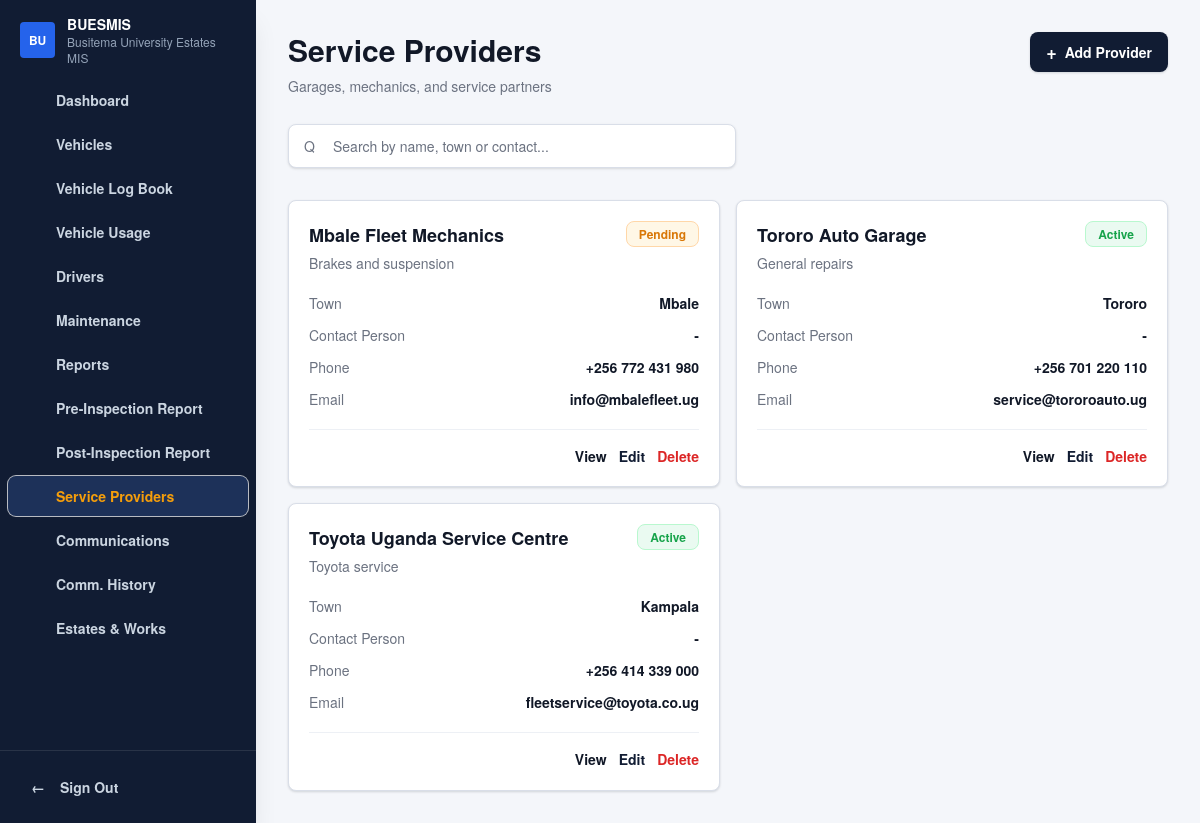
/modules/service-providers/index.php, run on the app's committed database.
### tables this page shows
CREATE TABLE `service_providers` (
  `id` int(10) UNSIGNED NOT NULL,
  `name` varchar(150) NOT NULL,
  `town` varchar(100) DEFAULT NULL,
  `contact_person` varchar(120) DEFAULT NULL,
  `phone` varchar(30) DEFAULT NULL,
  `email` varchar(150) DEFAULT NULL,
  `specialty` varchar(150) DEFAULT NULL,
  `status` enum('active','pending','inactive') NOT NULL DEFAULT 'active',
  `created_at` timestamp NOT NULL DEFAULT current_timestamp(),
  `updated_at` timestamp NULL DEFAULT NULL ON UPDATE current_timestamp()
);

### handlers/provider.php (called while the page is built, shortened)
<?php
require_once __DIR__ . '/../config/database.php';
function providerHandlerUrl(): string
{
    return '/fleet-system/handlers/provider.php';
}
function providerPullFlash(): ?array
{
    if (!isset($_SESSION['provider_flash']) || !is_array($_SESSION['provider_flash'])) {
        return null;
    }
    $flash = $_SESSION['provider_flash'];
    return $flash;
}
function providerNormalizeStatus(string $status): string
{
    return ucfirst($status);
}
function providerFetchPageData(): array
{
    $flash = providerPullFlash();
    $notification = $flash['notification'] ?? null;
    $formData = $flash['form_data'] ?? [];
    $openModal = (bool) ($flash['open_modal'] ?? false);
    $formMode = $flash['form_mode'] ?? 'create';
    $providers = [];
    try {
        $statement = fleetDb()->query(
            'SELECT
                id,
                name,
                town,
                contact_person,
                phone,
                email,
                specialty,
                status
            FROM service_providers
            ORDER BY name ASC, id ASC'
        );
        foreach ($statement->fetchAll() as $row) {
            $providers[] = [
                'id' => (int) $row['id'],
                'name_raw' => $row['name'],
                'town_raw' => $row['town'] ?? '',
                'contact_person_raw' => $row['contact_person'] ?? '',
                'phone_raw' => $row['phone'] ?? '',
                'email_raw' => $row['email'] ?? '',
                'specialty_raw' => $row['specialty'] ?? '',
                'status_raw' => $row['status'],
                'name' => $row['name'],
                'town' => $row['town'] ?: '-',
                'contact_person' => $row['contact_person'] ?: '-',
                'contact' => $row['phone'] ?: '-',
                'email' => $row['email'] ?: '-',
                'specialty' => $row['specialty'] ?: 'General service support',
                'status' => providerNormalizeStatus((string) $row['status']),
            ];
        }
    } catch (Throwable $exception) {
        $notification = [
            'type' => 'error',
            'title' => 'Unable to load service providers',
            'message' => 'The service providers could not be loaded from the database right now.',
        ];
    }
    return [
        'providers' => $providers,
        'hasProviders' => count($providers) > 0,
        'providerNotification' => $notification,
        'providerFormData' => $formData,
        'shouldOpenProviderModal' => $openModal,
        'providerFormMode' => $formMode,
        'providerFormAction' => providerHandlerUrl(),
    ];
}

### config/database.php (called while the page is built, shortened)
<?php
$dbHost = getenv('FLEET_DB_HOST') ?: '127.0.0.1';
$dbPort = getenv('FLEET_DB_PORT') ?: '3306';
$dbName = getenv('FLEET_DB_NAME') ?: 'fleet_system';
$dbUser = getenv('FLEET_DB_USER') ?: 'root';
$dbPass = getenv('FLEET_DB_PASS') ?: '';
$dsn = sprintf(
    'mysql:host=%s;port=%s;dbname=%s;charset=utf8mb4',
    $dbHost,
    $dbPort,
    $dbName
);
try {
    $pdo = new PDO($dsn, $dbUser, $dbPass, [
        PDO::ATTR_ERRMODE => PDO::ERRMODE_EXCEPTION,
        PDO::ATTR_DEFAULT_FETCH_MODE => PDO::FETCH_ASSOC,
        PDO::ATTR_EMULATE_PREPARES => false,
    ]);
} catch (PDOException $e) {
    http_response_code(500);
    die('Database connection failed. Please confirm MySQL is running and the fleet_system database exists.');
}
function fleetDb(): PDO
{
    global $pdo;
    return $pdo;
}

### modules/service-providers/index.php (the view, shortened to what this page needs)
<?php
require_once __DIR__ . '/../../handlers/provider.php';
extract(providerFetchPageData());
include __DIR__ . '/../../includes/header.php';
include __DIR__ . '/../../includes/sidebar.php';
?>
<main class="min-h-screen lg:pl-64">
    <div class="mx-auto max-w-[1320px] px-4 py-8 sm:px-6 lg:px-8">
        <div class="mb-7 flex flex-col gap-4 lg:flex-row lg:items-start lg:justify-between">
            <div>
                <h1 class="text-2xl font-extrabold tracking-normal text-fleet-ink sm:text-3xl">Service Providers</h1>
                <p class="mt-2 text-sm text-fleet-muted">Garages, mechanics, and service partners</p>
            </div>
            <div class="flex flex-wrap items-center gap-3">
                <button type="button" data-open-provider-modal class="inline-flex h-10 items-center gap-2 rounded-lg bg-fleet-sidebar px-4 text-sm font-semibold text-white shadow-fleet-card hover:bg-fleet-sidebar-active">
                    <span class="text-lg leading-none">+</span>
                    <span>Add Provider</span>
                </button>
            </div>
        </div>
        <section class="<?= $hasProviders ? 'block' : 'hidden'; ?> mb-8">
            <div class="max-w-md">
                <label class="relative block">
                    <span class="pointer-events-none absolute left-4 top-1/2 -translate-y-1/2 text-fleet-muted">Q</span>
                    <input id="provider-search" type="search" class="h-11 w-full rounded-lg border border-fleet-line bg-fleet-surface py-2 pl-11 pr-4 text-sm text-fleet-ink shadow-sm outline-none transition placeholder:text-fleet-muted focus:border-fleet-primary focus:ring-4 focus:ring-blue-100" placeholder="Search by name, town or contact...">
                </label>
            </div>
        </section>
        <section class="<?= $hasProviders ? 'grid' : 'hidden'; ?> gap-4 md:grid-cols-2 xl:grid-cols-3" data-provider-list>
            <?php foreach ($providers as $provider): ?>
                <article
                    class="provider-card interactive-card rounded-lg border border-fleet-line bg-fleet-surface p-5 shadow-fleet-card"
                    data-search="<?= htmlspecialchars(strtolower(implode(' ', [$provider['name'], $provider['town'], $provider['contact_person'], $provider['contact'], $provider['email'], $provider['specialty'], $provider['status']])), ENT_QUOTES, 'UTF-8'); ?>"
                    data-provider-id="<?= htmlspecialchars((string) $provider['id'], ENT_QUOTES, 'UTF-8'); ?>"
                    data-name="<?= htmlspecialchars($provider['name_raw'], ENT_QUOTES, 'UTF-8'); ?>"
                    data-town="<?= htmlspecialchars($provider['town_raw'], ENT_QUOTES, 'UTF-8'); ?>"
                    data-contact-person="<?= htmlspecialchars($provider['contact_person_raw'], ENT_QUOTES, 'UTF-8'); ?>"
                    data-phone="<?= htmlspecialchars($provider['phone_raw'], ENT_QUOTES, 'UTF-8'); ?>"
                    data-email="<?= htmlspecialchars($provider['email_raw'], ENT_QUOTES, 'UTF-8'); ?>"
                    data-specialty="<?= htmlspecialchars($provider['specialty_raw'], ENT_QUOTES, 'UTF-8'); ?>"
                    data-status="<?= htmlspecialchars($provider['status_raw'], ENT_QUOTES, 'UTF-8'); ?>"
                >
                    <div class="flex items-start justify-between gap-4">
                        <div>
                            <h2 class="text-lg font-extrabold text-fleet-ink"><?= htmlspecialchars($provider['name'], ENT_QUOTES, 'UTF-8'); ?></h2>
                            <p class="mt-1 text-sm text-fleet-muted"><?= htmlspecialchars($provider['specialty'], ENT_QUOTES, 'UTF-8'); ?></p>
                        </div>
                        <?php if ($provider['status'] === 'Active'): ?>
                            <span class="rounded-lg border border-green-200 bg-fleet-success-soft px-3 py-1 text-xs font-semibold text-fleet-success">Active</span>
                        <?php elseif ($provider['status'] === 'Pending'): ?>
                            <span class="rounded-lg border border-orange-200 bg-fleet-warning-soft px-3 py-1 text-xs font-semibold text-fleet-warning-strong">Pending</span>
                        <?php else: ?>
                            <span class="rounded-lg border border-slate-200 bg-slate-100 px-3 py-1 text-xs font-semibold text-slate-600">Inactive</span>
                        <?php endif; ?>
                    </div>
                    <div class="mt-5 space-y-3 text-sm">
                        <p class="flex justify-between gap-4"><span class="text-fleet-muted">Town</span><span class="font-semibold text-fleet-ink"><?= htmlspecialchars($provider['town'], ENT_QUOTES, 'UTF-8'); ?></span></p>
                        <p class="flex justify-between gap-4"><span class="text-fleet-muted">Contact Person</span><span class="font-semibold text-fleet-ink"><?= htmlspecialchars($provider['contact_person'], ENT_QUOTES, 'UTF-8'); ?></span></p>
                        <p class="flex justify-between gap-4"><span class="text-fleet-muted">Phone</span><span class="font-semibold text-fleet-ink"><?= htmlspecialchars($provider['contact'], ENT_QUOTES, 'UTF-8'); ?></span></p>
                        <p class="flex justify-between gap-4"><span class="text-fleet-muted">Email</span><span class="font-semibold text-fleet-ink"><?= htmlspecialchars($provider['email'], ENT_QUOTES, 'UTF-8'); ?></span></p>
                    </div>
                    <div class="mt-5 flex justify-end gap-3 border-t border-fleet-line-soft pt-4">
                        <button type="button" data-view-provider-entry class="text-sm font-semibold text-fleet-ink hover:text-fleet-primary">View</button>
                        <button type="button" data-edit-provider-entry class="text-sm font-semibold text-fleet-sidebar hover:text-fleet-primary">Edit</button>
                        <form
                            action="<?= htmlspecialchars($providerFormAction, ENT_QUOTES, 'UTF-8'); ?>"
                            method="post"
                            data-delete-name="<?= htmlspecialchars($provider['name'], ENT_QUOTES, 'UTF-8'); ?>"
                            data-delete-detail="<?= htmlspecialchars(trim($provider['specialty'] . ' - ' . $provider['town']), ENT_QUOTES, 'UTF-8'); ?>"
                        >
                            <button type="submit" data-open-provider-delete class="text-sm font-semibold text-fleet-danger hover:text-fleet-danger-strong">Delete</button>
                        </form>
                    </div>
                </article>
            <?php endforeach; ?>
        </section>
    </div>
</main>
<?php include __DIR__ . '/../../includes/footer.php'; ?>

### data on the page
service_providers: name "Mbale Fleet Mechanics", specialty "Brakes and suspension", shows "Pending", town "Mbale", contact_person "-", phone "+256 772 431 980", email "info@mbalefleet.ug"
service_providers: name "Tororo Auto Garage", specialty "General repairs", shows "Active", town "Tororo", contact_person "-", phone "+256 701 220 110", email "service@tororoauto.ug"
service_providers: name "Toyota Uganda Service Centre", specialty "Toyota service", shows "Active", town "Kampala", contact_person "-", phone "+256 414 339 000", email "fleetservice@toyota.co.ug"

### other printed values
$item['label'] "Dashboard"
$item['label'] "Vehicles"
$item['label'] "Vehicle Log Book"
$item['label'] "Vehicle Usage"
$item['label'] "Drivers"
$item['label'] "Maintenance"
$item['label'] "Reports"
$item['label'] "Pre-Inspection Report"
$item['label'] "Post-Inspection Report"
$item['label'] "Service Providers"
$item['label'] "Communications"
$item['label'] "Comm. History"
$item['label'] "Estates & Works"
